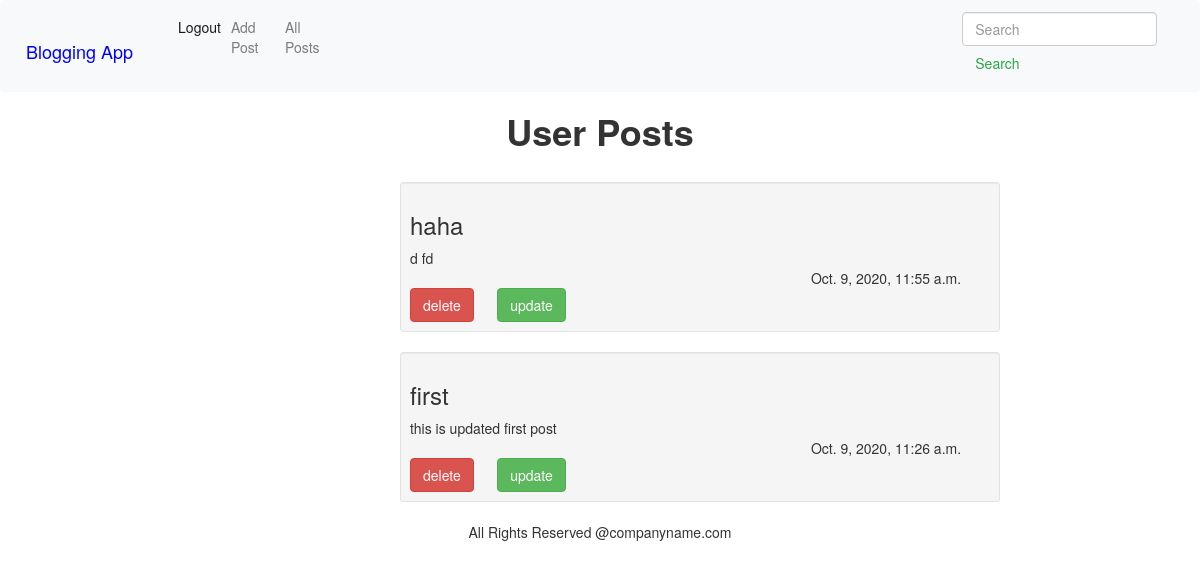
Page /postapp/allposts/ (signed in) on the earlier database version.
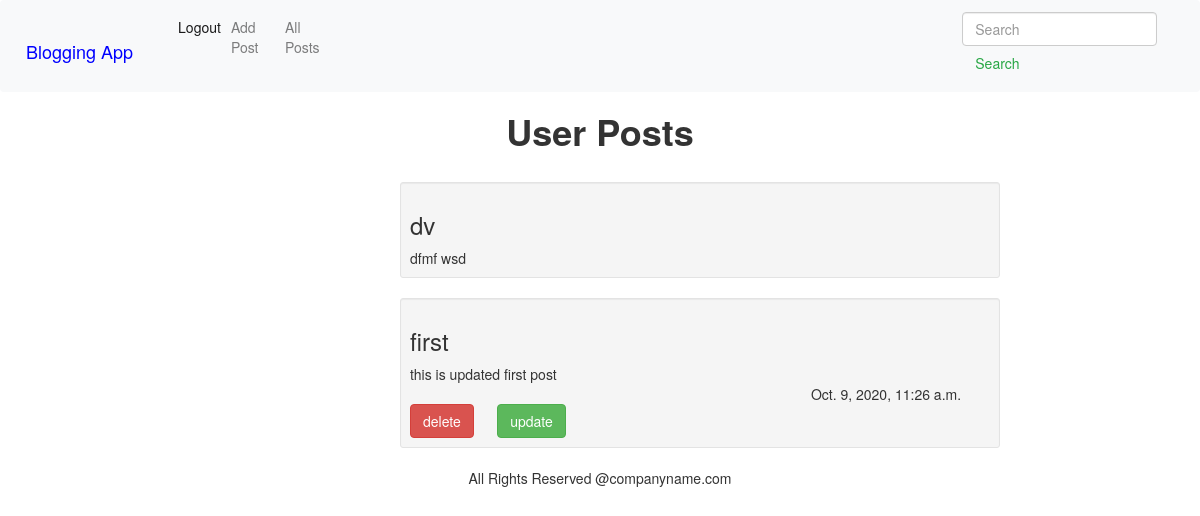
Same page on the later database version.
### PostsApp/models.py (models this page shows)
class posts(models.Model):
    author = models.ForeignKey(User, on_delete=models.CASCADE)
    title = models.CharField(max_length=40)
    content = models.CharField(max_length=500)
    date = models.DateTimeField(auto_now_add=True)

### PostsApp/views.py (the view)
# urls.py: path('allposts/', views.UserPosts, name='UserPosts'),
@login_required(login_url='Userlogin')
def UserPosts(req):
    template_name = 'PostsApp/allPosts.html'
    user_posts = posts.objects.all().order_by('-date')
    context = {'posts': user_posts}
    return render(req, template_name, context)

### templates/PostsApp/allPosts.html (shortened to what this page needs)
{% extends 'PostsApp/base.html' %} {% load crispy_forms_tags %} {% block title
{% block body_elements%}
<h1 style="text-align: center; font-weight: bold">User Posts</h1>
<br />
<div style="width: 600px; margin-left: 400px">
  {% for p in posts %}
  <div class="well well-sm">
    <h3>{{p.title}}</h3>
    {{p.content}} <br />
    {% if p.author == user %}
    {{p.date}}<br />
    <a class="btn btn-danger" href="/postapp/delete/{{p.id}}">delete</a>&nbsp;&nbsp;&nbsp;&nbsp;&nbsp;
    <a class="btn btn-success" href="/postapp/update/{{p.id}}/">update</a><br />
    {% endif %}
  </div>
  {% endfor %}
</div>
{% endblock %}

Differences in the rows shown:
removed posts: title "haha", content "d fd", date "Oct. 9, 2020, 11:55 a.m."
added posts: title "dv", content "dfmf wsd"
